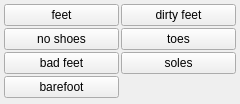
<?xml version="1.0" encoding="UTF-8"?>
<ui version="4.0">
 <class>body_parts_feet_menu</class>
 <widget class="QWidget" name="body_parts_feet_menu">
  <property name="geometry">
   <rect><x>0</x><y>0</y><width>240</width><height>104</height></rect>
  </property>
  <layout class="QGridLayout" name="grid">
   <property name="leftMargin"><number>4</number></property>
   <property name="topMargin"><number>4</number></property>
   <property name="rightMargin"><number>4</number></property>
   <property name="bottomMargin"><number>4</number></property>
   <property name="horizontalSpacing"><number>2</number></property>
   <property name="verticalSpacing"><number>2</number></property>
   <item row="0" column="0">
    <widget class="QPushButton" name="chk_feet">
     <property name="checkable"><bool>true</bool></property>
     <property name="text"><string>feet</string></property>
     <property name="tags" stdset="0"><string>feet</string></property>
    </widget>
   </item>
   <item row="1" column="0">
    <widget class="QPushButton" name="chk_no_shoes">
     <property name="checkable"><bool>true</bool></property>
     <property name="text"><string>no shoes</string></property>
     <property name="tags" stdset="0"><string>no shoes</string></property>
    </widget>
   </item>
   <item row="2" column="0">
    <widget class="QPushButton" name="chk_bad_feet">
     <property name="checkable"><bool>true</bool></property>
     <property name="text"><string>bad feet</string></property>
     <property name="tags" stdset="0"><string>bad feet</string></property>
    </widget>
   </item>
   <item row="3" column="0">
    <widget class="QPushButton" name="chk_barefoot">
     <property name="checkable"><bool>true</bool></property>
     <property name="text"><string>barefoot</string></property>
     <property name="tags" stdset="0"><string>barefoot</string></property>
    </widget>
   </item>
   <item row="0" column="1">
    <widget class="QPushButton" name="chk_dirty_feet">
     <property name="checkable"><bool>true</bool></property>
     <property name="text"><string>dirty feet</string></property>
     <property name="tags" stdset="0"><string>dirty feet</string></property>
    </widget>
   </item>
   <item row="1" column="1">
    <widget class="QPushButton" name="chk_toes">
     <property name="checkable"><bool>true</bool></property>
     <property name="text"><string>toes</string></property>
     <property name="tags" stdset="0"><string>toes</string></property>
    </widget>
   </item>
   <item row="2" column="1">
    <widget class="QPushButton" name="chk_soles">
     <property name="checkable"><bool>true</bool></property>
     <property name="text"><string>soles</string></property>
     <property name="tags" stdset="0"><string>soles</string></property>
    </widget>
   </item>
  </layout>
 </widget>
 <resources/>
 <connections/>
</ui>
